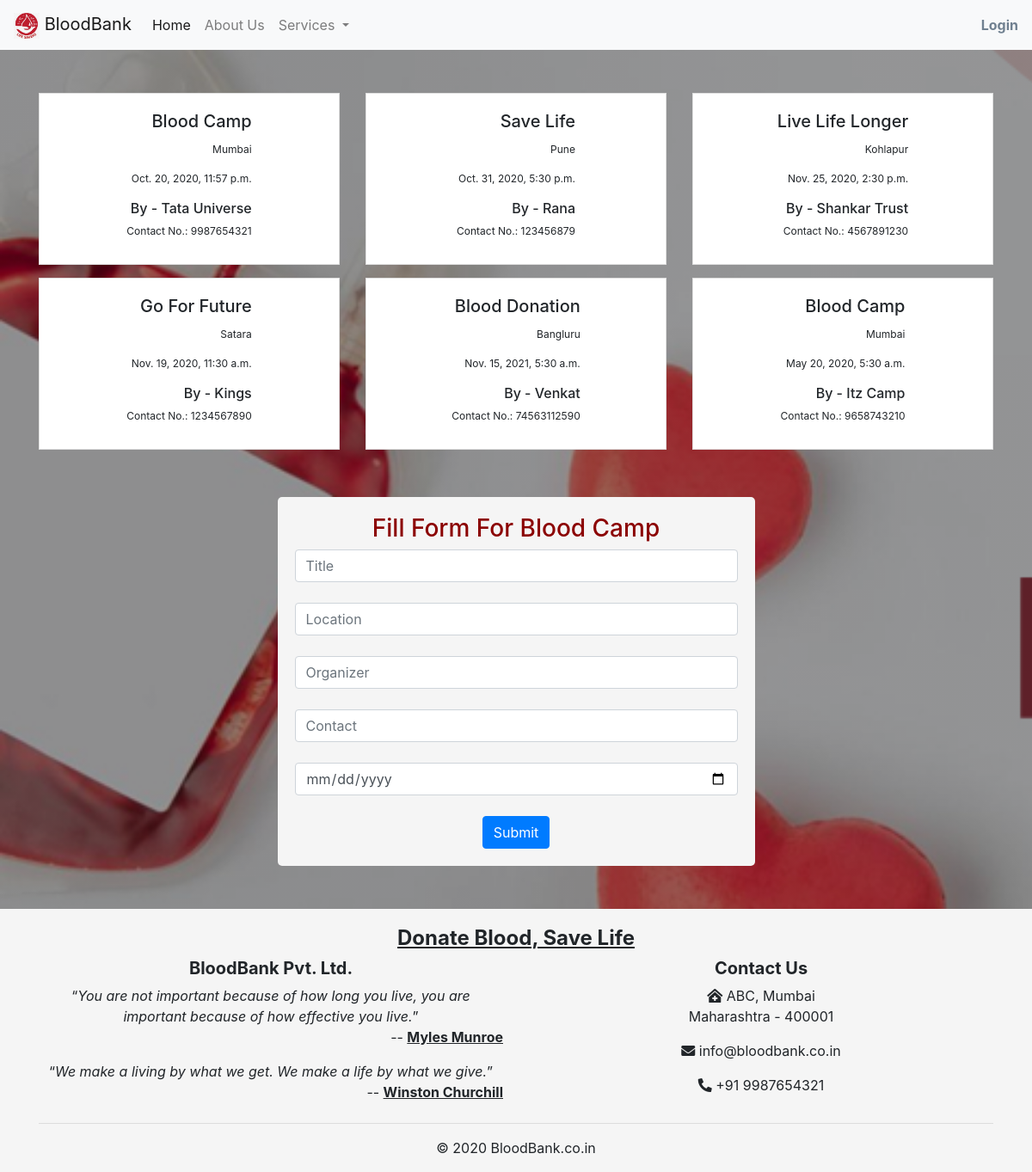
Page /availibility/camps/ on the committed database.
### availibility/models.py (models this page shows, shortened)
class Camp(models.Model):
	title = models.CharField(max_length=50)
	location = models.CharField(max_length=100)
	organizer = models.CharField(max_length=100)
	contact_no = models.IntegerField()
	date = models.DateTimeField()
	confirm = models.BooleanField(default=False)

### availibility/views.py (the view)
# urls.py: path('camps/', camp, name='camp'),
def camp(request):
	camp_form = CampForm()
	if request.method == 'POST':
		camp_form = CampForm(request.POST)
		if camp_form.is_valid():
			camp_form.save()
			messages.info(request, 'Thank You For Scheduling Us.. We Will Call You !')
			return redirect('camp')
	else:
		camps = Camp.objects.all()
		return render(request, 'camp.html', {'camps': camps, 'campform':camp_form})

### availibility/forms.py
class CampForm(forms.ModelForm):
	class Meta:
		model = Camp
		fields = ('title', 'location', 'organizer', 'contact_no', 'date')

### templates/camp.html (shortened to what this page needs)
{% extends 'index.html' %}
{% block content %}
<div class="camp container">
	<div class="row">
	  	{% for camp in camps %}
	  	{% if camp.confirm is True %}
	  <div class="col-sm-4">
	    <div class="card text-right">
	      <div class="card-body">
	        <h5 class="card-title">{{ camp.title }}</h5>
	        <p class="card-text">{{ camp.location }}</p>
	        <p class="card-text">{{ camp.date }}</p>
	        <h6 class="card-text">By - {{ camp.organizer }}</h6>
	        <p class="card-text">Contact No.: {{ camp.contact_no }}</p>
	      </div>
	    </div>
	  </div>
	  	{% endif %}
	  	{% endfor %}
	</div>
	<center>
	<div>
	  	<form action="{% url 'camp' %}" method="POST">
	  		<h3 style="color: darkred;">Fill Form For Blood Camp</h3>
	  		 <input class="form-control" type="text" placeholder="Title" name="title" required=""><br>
	  		 <input class="form-control" type="text" placeholder="Location" name="location" required=""><br>
	  		 <input class="form-control" type="text" placeholder="Organizer" name="organizer"required><br>
	  		 <input class="form-control" id="phone" type="tel" placeholder="Contact" name="contact_no" pattern="[0-9]{10}" required=""><br>
	  		 <input class="form-control" type="date" placeholder="Date" name="date" required><br>
	  		<button type="submit" class="btn btn-primary">Submit</button>
	  	</form>
	</div>
	</center>
</div>
{% endblock %}

### static/css/main.css (style rules this page uses)
* { padding: 0; margin: 0; }
.card { align-items: center; margin-bottom: 15px; }

### static/css/availibility.css (style rules this page uses)
h3 { color: white; }
.camp { padding: 50px; }
.camp .card { height: 200px; width: 350px; border-radius: 0px; font-size: 12px; }
.camp form { margin-top: 40px; background-color: whitesmoke; width: 50%; padding: 20px; border-radius: 5px; }

### rows in the picture
Camp: title "Blood Camp", location "Mumbai", date "Oct. 20, 2020, 11:57 p.m.", organizer "Tata Universe", contact_no "9987654321"
Camp: title "Save Life", location "Pune", date "Oct. 31, 2020, 5:30 p.m.", organizer "Rana", contact_no "123456879"
Camp: title "Live Life Longer", location "Kohlapur", date "Nov. 25, 2020, 2:30 p.m.", organizer "Shankar Trust", contact_no "4567891230"
Camp: title "Go For Future", location "Satara", date "Nov. 19, 2020, 11:30 a.m.", organizer "Kings", contact_no "1234567890"
Camp: title "Blood Donation", location "Bangluru", date "Nov. 15, 2021, 5:30 a.m.", organizer "Venkat", contact_no "74563112590"
Camp: title "Blood Camp", location "Mumbai", date "May 20, 2020, 5:30 a.m.", organizer "Itz Camp", contact_no "9658743210"
